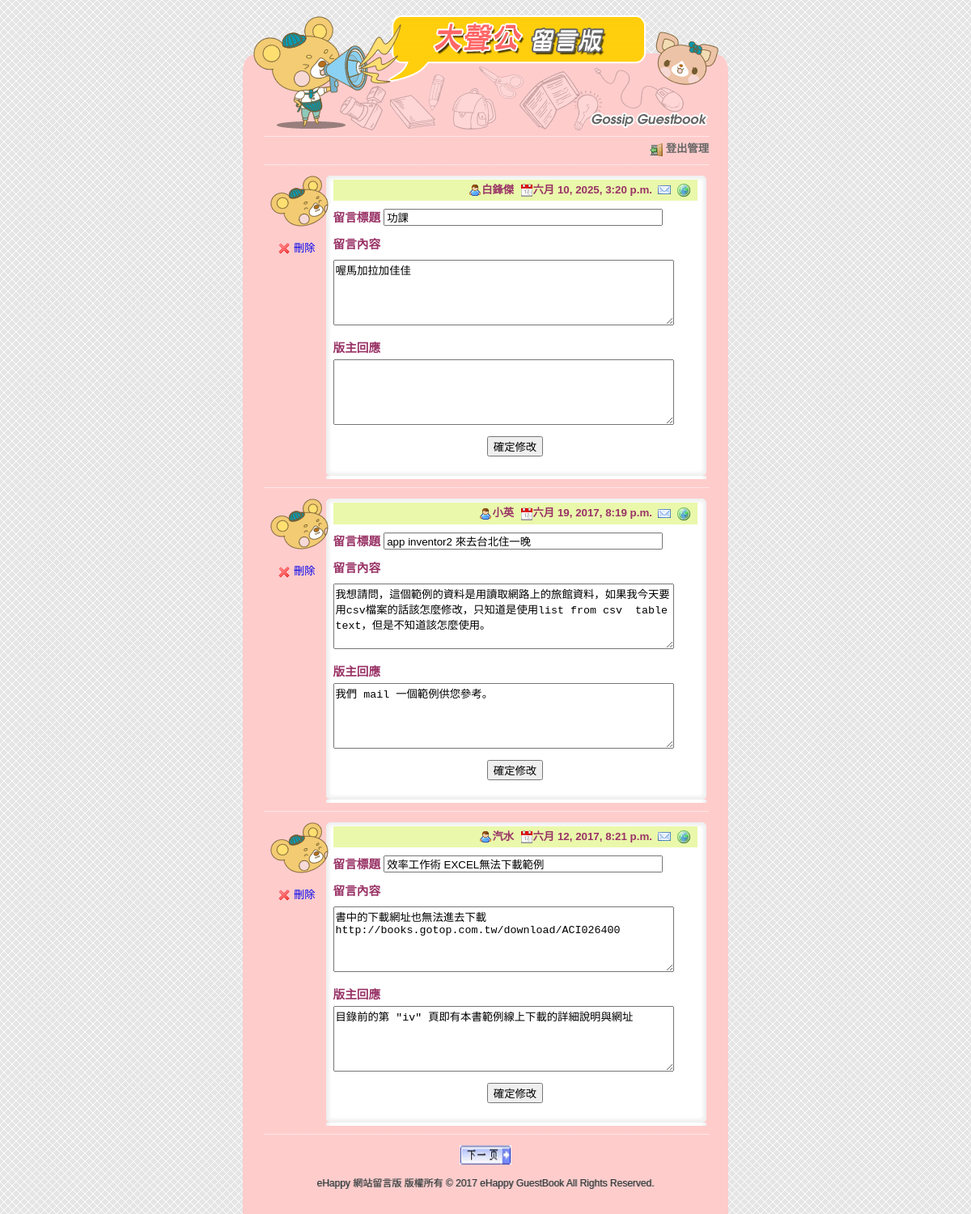
Page /adminmain/ on the committed database.
### boardapp/models.py (models this page shows, shortened)
class BoardUnit(models.Model):
    bname = models.CharField(max_length=20, null=False)
    bgender = models.CharField(max_length=2, default='m', null=False)
    bsubject = models.CharField(max_length=100, null=False)
    btime = models.DateTimeField(auto_now=True)
    bmail = models.EmailField(max_length=100, blank=True, default='')
    bweb = models.CharField(max_length=200, blank=True, default='')
    bcontent = models.TextField(null=False)
    bresponse = models.TextField(blank=True, default='')

### boardapp/views.py (the view, shortened to what this page needs)
# urls.py: path('adminmain/', views.adminmain),
def adminmain(request, pageindex=None):  #管理頁面
	global page
	pagesize = 3
	boardall = models.BoardUnit.objects.all().order_by('-id')
	datasize = len(boardall)
	totpage = math.ceil(datasize / pagesize)
	if pageindex==None:
		page =0
		boardunits = models.BoardUnit.objects.order_by('-id')[:pagesize]
	elif pageindex=='prev':
		start = (page-1)*pagesize
		if start >= 0:
			boardunits = models.BoardUnit.objects.order_by('-id')[start:(start+pagesize)]
			page -= 1
	elif pageindex=='next':
		start = (page+1)*pagesize
		if start < datasize:
			boardunits = models.BoardUnit.objects.order_by('-id')[start:(start+pagesize)]
			page += 1
	elif pageindex=='ret':  #按確定修改鈕後返回
		start = page*pagesize
		boardunits = models.BoardUnit.objects.order_by('-id')[start:(start+pagesize)]
	currentpage = page+1
	return render(request, "adminmain.html", locals())

### templates/adminmain.html (shortened to what this page needs)
{% extends "baseadmin.html" %}
{% load static %}
{% block content %}
  {% for unit in boardunits %}
	<tr>
	  <td background="{% static "images/g_r3_c3.png" %}">
		  <table width="545" border="0" align="center" cellpadding="0" cellspacing="0" background="{% static "images/g_r5_c4.png" %}"
			<tr>
			  <td valign="top" style="background:url({% static "images/g_r4_c4.png" %}); background-repeat:no-repeat">
				<form action="/adminmain/{{unit.id}}/" method="POST" name="form1">
				  <div class="floorDiv">
					  {% if unit.bgender == "m" %}
						  <img src="{% static "images/boy.png" %}" width="72" height="63" />
					  {% else %}
						  <img src="{% static "images/girl.png" %}" width="72" height="63" />
					  {% endif %}
					  <a href="/delete/{{unit.id}}/">
						<img src="{% static "images/cross.png" %}" width="16" height="16" border="0" align="absmiddle"> 刪除</a>
				  </div>
				  <div class="contentDiv">
					<p class="editor">
					  <img src="{% static "images/user.png" %}" width="16" height="16" align="absmiddle">{{unit.bname}}&nbsp;
					  <img src="{% static "images/date.png" %}" width="16" height="16" align="absmiddle">{{unit.btime}}&nbsp;
					  <a href="mailto:{{unit.bmail}}" target="_blank">
						<img src="{% static "images/email.png" %}" width="16" height="16" border="0" align="absmiddle"></a>&nbsp;
					  <a href="{{unit.bweb}}" target="_blank">
						<img src="{% static "images/world.png" %}" width="16" height="16" border="0" align="absmiddle"></a>&nbsp;
					</p>
					<p class="title">留言標題
					  <input name="boardsubject" type="text" id="boardsubject" style="margin-top:5px" value="{{unit.bsubject}}" size="40">
					</p>
					<p class="title"> 留言內容
					  <textarea name="boardcontent" cols="50" rows="5" id="boardcontent" style="margin-top:5px">{{unit.bcontent}}</textarea>
					</p>
					<p class="title">版主回應
					  <textarea name="boardresponse" cols="50" rows="5" id="boardresponse">{{unit.bresponse}}</textarea>
					</p>
					<p align="center">
					  <input type="submit" name="button" id="button" value="確定修改">
					</p>
				  </div>
				</form>
			  </td>
			</tr>
			<tr>
			  <td><img name="g_r7_c4" src="{% static "images/g_r7_c4.png" %}" width="545" height="12" border="0" alt=""></td>
			</tr>
		  <span class="functionDiv">
			  <img src="{% static "images/g_r9_c3.png" %}" width="600" height="20" border="0" />
		  </span>
  {% empty %}
	<tr>
	  <td background="{% static "images/g_r3_c3.png" %}">
		  <div class="messageDiv"><img src="{% static "images/exclamation.png" %}" width="16" height="16" align="absmiddle"> 目前沒有新的資料。</div></td>
	</tr>
  {% endfor %}
	  <tr>
		<td background="{% static "images/g_r3_c3.png" %}">
		  <div class="pagebutton">
		  {% if currentpage < totpage %}
			  <a href="/adminmain/next/" title="下一頁">
			  <img src="{% static "images/nextpage.png" %}" alt="下一頁" width="64" height="24" /></a>
		  {% endif %}
		  </div>
		</td>
	  </tr>
	  <tr>
		<td background="{% static "images/g_r3_c3.png" %}">
{% endblock %}

### static/css/style.css (style rules this page uses)
html, body { margin: 0; padding: 0; height: 100%; border: none; }
body { margin-left: 0px; margin-top: 0px; margin-right: 0px; margin-bottom: 0px; background-image: url(images/bg.gif); }
form { margin: 0px; }
.contentDiv { float: left; width: 450px; margin-top: 0px; margin-right: 10px; margin-bottom: 0px; margin-left: 10px; }
.contentDiv .title { font-family: Arial, Helvetica, sans-serif; font-size: 11pt; line-height: 28px; font-weight: bold; color: #993366; margin-top: 0px; margin-bottom: 5px; }
.contentDiv p { font-family: Arial, Helvetica, sans-serif; font-size: 10pt; line-height: 150%; margin-top: 0px; margin-bottom: 10px; }
.contentDiv .editor { font-family: Arial, Helvetica, sans-serif; font-size: 10pt; line-height: 120%; font-weight: bold; color: #993366; text-align: right; background-color: #EAF8AB; padding: 5px; margin-top: 5px; margin-right: 0px; margin-bottom: 5px; margin-left: 0px; }
.contentDiv .editor a { color: #063; text-decoration: none; }
.functionDiv { font-size: 10pt; line-height: 16px; color: #666; }
.floorDiv { width: 48px; padding-right: 20px; float: left; height: 64px; padding-left: 6px; }
.floorDiv a { font-family: Arial, Helvetica, sans-serif; font-size: 10pt; text-decoration: none; text-align:center; width: 66px; margin:2px auto; padding-top:10px; display: block; }
.pagebutton { height: 30px; margin-right: auto; margin-left: auto; text-align: center; }

### rows in the picture
BoardUnit: bname "白鋒傑", btime "六月 10, 2025, 3:20 p.m.", boardsubject "功課", boardcontent "喔馬加拉加佳佳"
BoardUnit: bname "小英", btime "六月 19, 2017, 8:19 p.m.", boardsubject "app inventor2 來去台北住一晚", boardcontent "我想請問，這個範例的資料是用讀取網路上的旅館資料，如果我今天要用csv檔案的話該怎麼修改，只知道是使用list from csv table text，但是不知道該怎麼使用。", boardresponse "我們 mail 一個範例供您參考。"
BoardUnit: bname "汽水", btime "六月 12, 2017, 8:21 p.m.", boardsubject "效率工作術 EXCEL無法下載範例", boardcontent "書中的下載網址也無法進去下載 http://books.gotop.com.tw/download/ACI026400", boardresponse "目錄前的第 \"iv\" 頁即有本書範例線上下載的詳細說明與網址"
